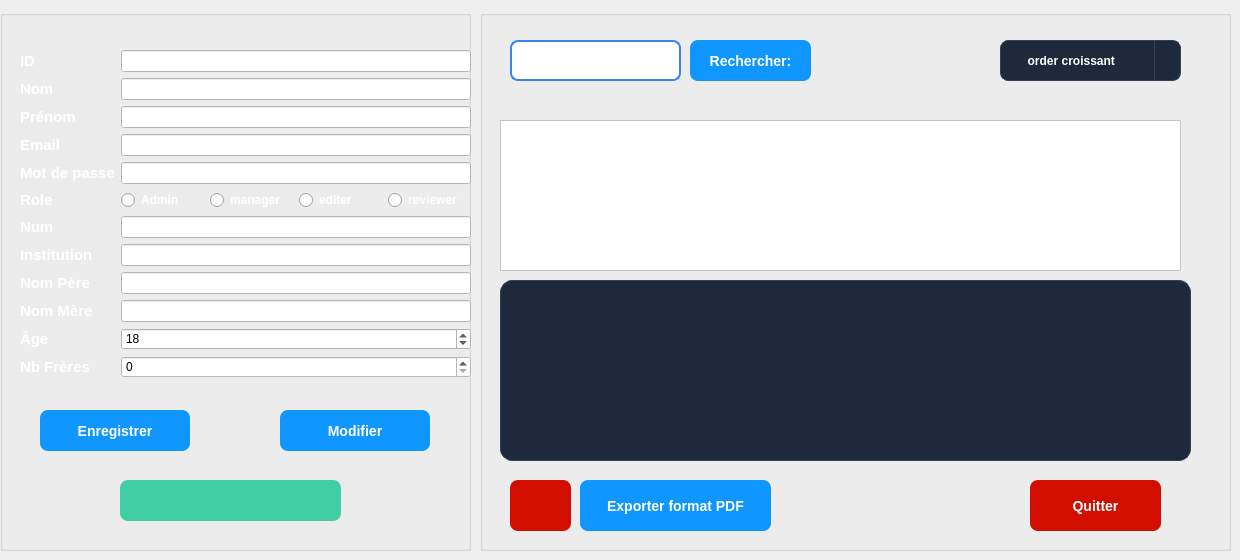
     <widget class="QWidget" name="stackedWidgetPage1">
      <widget class="QGroupBox" name="groupBox_Utilisateur_Form">
       <property name="geometry">
        <rect>
         <x>0</x>
         <y>10</y>
         <width>471</width>
         <height>541</height>
        </rect>
       </property>
       <property name="styleSheet">
        <string notr="true">background-color: rgb(0, 36, 168);
border: #A8D3F0;
/* Style pour tous les GroupBox */
QGroupBox {
    border: 2px solid #2c3e50; /* Couleur de la bordure */
    border-radius: 15px;      /* MÃªme arrondi que les boutons */
    margin-top: 20px;         /* Espace pour le titre en haut */
    font-weight: bold;
    color: #2c3e50;
}
/* Style spÃ©cifique pour le titre du GroupBox */
QGroupBox::title {
    subcontrol-origin: margin;
    subcontrol-position: top center; /* Place le titre en haut au centre */
    padding: 0 10px;
}</string>
       </property>
       <property name="title">
        <string/>
       </property>
       <widget class="QWidget" name="formLayoutWidget_Utilisateur">
        <property name="geometry">
         <rect>
          <x>20</x>
          <y>40</y>
          <width>451</width>
          <height>367</height>
         </rect>
        </property>
        <layout class="QFormLayout" name="formLayout_Utilisateur">
         <item row="0" column="0">
          <widget class="QLabel" name="label_ID_Utilisateur">
           <property name="text">
            <string>&lt;html&gt;&lt;head/&gt;&lt;body&gt;&lt;p&gt;&lt;span style=&quot; font-size:11pt; font-weight:700; color:#ffffff;&quot;&gt;ID&lt;/span&gt;&lt;/p&gt;&lt;/body&gt;&lt;/html&gt;</string>
           </property>
          </widget>
         </item>
         <item row="0" column="1">
          <widget class="QLineEdit" name="lineEdit_ID_Utilisateur">
           <property name="styleSheet">
            <string notr="true">background-color: rgb(255, 255, 255);</string>
           </property>
          </widget>
         </item>
         <item row="1" column="0">
          <widget class="QLabel" name="label_Nom_Utilisateur">
           <property name="text">
            <string>&lt;html&gt;&lt;head/&gt;&lt;body&gt;&lt;p&gt;&lt;span style=&quot; font-size:11pt; font-weight:700; color:#ffffff;&quot;&gt;Nom&lt;/span&gt;&lt;/p&gt;&lt;/body&gt;&lt;/html&gt;</string>
           </property>
          </widget>
         </item>
         <item row="1" column="1">
          <widget class="QLineEdit" name="lineEdit_Nom_Utilisateur">
           <property name="styleSheet">
            <string notr="true">background-color: rgb(255, 255, 255);</string>
           </property>
          </widget>
         </item>
         <item row="2" column="0">
          <widget class="QLabel" name="label_Prenom_Utilisateur">
           <property name="text">
            <string>&lt;html&gt;&lt;head/&gt;&lt;body&gt;&lt;p&gt;&lt;span style=&quot; font-size:11pt; font-weight:700; color:#ffffff;&quot;&gt;Prénom&lt;/span&gt;&lt;/p&gt;&lt;/body&gt;&lt;/html&gt;</string>
           </property>
          </widget>
         </item>
         <item row="2" column="1">
          <widget class="QLineEdit" name="lineEdit_Prenom_Utilisateur">
           <property name="styleSheet">
            <string notr="true">background-color: rgb(255, 255, 255);</string>
           </property>
          </widget>
         </item>
         <item row="3" column="0">
          <widget class="QLabel" name="label_Email_Utilisateur">
           <property name="text">
            <string>&lt;html&gt;&lt;head/&gt;&lt;body&gt;&lt;p&gt;&lt;span style=&quot; font-size:11pt; font-weight:700; color:#ffffff;&quot;&gt;Email&lt;/span&gt;&lt;/p&gt;&lt;/body&gt;&lt;/html&gt;</string>
           </property>
          </widget>
         </item>
         <item row="3" column="1">
          <widget class="QLineEdit" name="lineEdit_Email_Utilisateur">
           <property name="styleSheet">
            <string notr="true">background-color: rgb(255, 255, 255);</string>
           </property>
          </widget>
         </item>
         <item row="4" column="0">
          <widget class="QLabel" name="label_Mdp_Utilisateur">
           <property name="text">
            <string>&lt;html&gt;&lt;head/&gt;&lt;body&gt;&lt;p&gt;&lt;span style=&quot; font-size:11pt; font-weight:700; color:#ffffff;&quot;&gt;Mot de passe&lt;/span&gt;&lt;/p&gt;&lt;/body&gt;&lt;/html&gt;</string>
           </property>
          </widget>
         </item>
         <item row="4" column="1">
          <widget class="QLineEdit" name="lineEdit_Mdp_Utilisateur">
           <property name="styleSheet">
            <string notr="true">background-color: rgb(255, 255, 255);</string>
           </property>
           <property name="echoMode">
            <enum>QLineEdit::EchoMode::Password</enum>
           </property>
          </widget>
         </item>
         <item row="5" column="0">
          <widget class="QLabel" name="label_Role_Utilisateur">
           <property name="text">
            <string>&lt;html&gt;&lt;head/&gt;&lt;body&gt;&lt;p&gt;&lt;span style=&quot; font-size:11pt; font-weight:700; color:#ffffff;&quot;&gt;Role&lt;/span&gt;&lt;/p&gt;&lt;/body&gt;&lt;/html&gt;</string>
           </property>
          </widget>
         </item>
         <item row="5" column="1">
          <layout class="QHBoxLayout" name="horizontalLayout_Role">
           <item>
            <widget class="QRadioButton" name="radioButton_Admin_7">
             <property name="styleSheet">
              <string notr="true">color: white; font-weight: bold;</string>
             </property>
             <property name="text">
              <string>Admin</string>
             </property>
            </widget>
           </item>
           <item>
            <widget class="QRadioButton" name="radioButton_Admin_2">
             <property name="styleSheet">
              <string notr="true">color: white; font-weight: bold;</string>
             </property>
             <property name="text">
              <string>manager</string>
             </property>
            </widget>
           </item>
           <item>
            <widget class="QRadioButton" name="radioButton_Admin">
             <property name="styleSheet">
              <string notr="true">color: white; font-weight: bold;</string>
             </property>
             <property name="text">
              <string>editer</string>
             </property>
            </widget>
           </item>
           <item>
            <widget class="QRadioButton" name="radioButton_Chercheur">
             <property name="styleSheet">
              <string notr="true">color: white; font-weight: bold;</string>
             </property>
             <property name="text">
              <string>reviewer</string>
             </property>
            </widget>
           </item>
          </layout>
         </item>
         <item row="6" column="0">
          <widget class="QLabel" name="label_num">
           <property name="text">
            <string>&lt;html&gt;&lt;head/&gt;&lt;body&gt;&lt;p&gt;&lt;span style=&quot; font-size:11pt; font-weight:700; color:#ffffff;&quot;&gt;Num&lt;/span&gt;&lt;/p&gt;&lt;/body&gt;&lt;/html&gt;</string>
           </property>
          </widget>
         </item>
         <item row="6" column="1">
          <widget class="QLineEdit" name="lineEdit_Institution_Utilisateur_2">
           <property name="styleSheet">
            <string notr="true">background-color: rgb(255, 255, 255);</string>
           </property>
          </widget>
         </item>
         <item row="7" column="0">
          <widget class="QLabel" name="label_Institution">
           <property name="text">
            <string>&lt;html&gt;&lt;head/&gt;&lt;body&gt;&lt;p&gt;&lt;span style=&quot; font-size:11pt; font-weight:700; color:#ffffff;&quot;&gt;Institution&lt;/span&gt;&lt;/p&gt;&lt;/body&gt;&lt;/html&gt;</string>
           </property>
          </widget>
         </item>
         <item row="7" column="1">
          <widget class="QLineEdit" name="lineEdit_Institution_Utilisateur_3">
           <property name="styleSheet">
            <string notr="true">background-color: rgb(255, 255, 255);</string>
           </property>
          </widget>
         </item>
         <item row="8" column="0">
          <widget class="QLabel" name="label_Pere">
           <property name="text">
            <string>&lt;html&gt;&lt;head/&gt;&lt;body&gt;&lt;p&gt;&lt;span style=&quot; font-size:11pt; font-weight:700; color:#ffffff;&quot;&gt;Nom Père&lt;/span&gt;&lt;/p&gt;&lt;/body&gt;&lt;/html&gt;</string>
           </property>
          </widget>
         </item>
         <item row="8" column="1">
          <widget class="QLineEdit" name="lineEdit_Pere">
           <property name="styleSheet">
            <string notr="true">background-color: rgb(255, 255, 255);</string>
           </property>
          </widget>
         </item>
         <item row="9" column="0">
          <widget class="QLabel" name="label_Mere">
           <property name="text">
            <string>&lt;html&gt;&lt;head/&gt;&lt;body&gt;&lt;p&gt;&lt;span style=&quot; font-size:11pt; font-weight:700; color:#ffffff;&quot;&gt;Nom Mère&lt;/span&gt;&lt;/p&gt;&lt;/body&gt;&lt;/html&gt;</string>
           </property>
          </widget>
         </item>
         <item row="9" column="1">
          <widget class="QLineEdit" name="lineEdit_Mere">
           <property name="styleSheet">
            <string notr="true">background-color: rgb(255, 255, 255);</string>
           </property>
          </widget>
         </item>
         <item row="10" column="0">
          <widget class="QLabel" name="label_Age">
           <property name="text">
            <string>&lt;html&gt;&lt;head/&gt;&lt;body&gt;&lt;p&gt;&lt;span style=&quot; font-size:11pt; font-weight:700; color:#ffffff;&quot;&gt;Âge&lt;/span&gt;&lt;/p&gt;&lt;/body&gt;&lt;/html&gt;</string>
           </property>
          </widget>
         </item>
         <item row="10" column="1">
          <widget class="QSpinBox" name="spinBox_Age">
           <property name="styleSheet">
            <string notr="true">background-color: rgb(255, 255, 255);</string>
           </property>
           <property name="minimum">
            <number>1</number>
           </property>
           <property name="maximum">
            <number>120</number>
           </property>
           <property name="value">
            <number>18</number>
           </property>
          </widget>
         </item>
         <item row="11" column="0">
          <widget class="QLabel" name="label_Freres">
           <property name="text">
            <string>&lt;html&gt;&lt;head/&gt;&lt;body&gt;&lt;p&gt;&lt;span style=&quot; font-size:11pt; font-weight:700; color:#ffffff;&quot;&gt;Nb Frères&lt;/span&gt;&lt;/p&gt;&lt;/body&gt;&lt;/html&gt;</string>
           </property>
          </widget>
         </item>
         <item row="11" column="1">
          <widget class="QSpinBox" name="spinBox_Freres">
           <property name="styleSheet">
            <string notr="true">background-color: rgb(255, 255, 255);</string>
           </property>
           <property name="maximum">
            <number>50</number>
           </property>
          </widget>
         </item>
        </layout>
       </widget>
       <widget class="QPushButton" name="btn_Enregistrer_Utilisateur">
        <property name="geometry">
         <rect>
          <x>40</x>
          <y>400</y>
          <width>150</width>
          <height>41</height>
         </rect>
        </property>
        <property name="minimumSize">
         <size>
          <width>0</width>
          <height>0</height>
         </size>
        </property>
        <property name="styleSheet">
         <string notr="true">QPushButton {
    
    color: white;
    border: none;
    border-radius: 8px;
    padding: 8px 20px;
	
	 background-color: rgb(16, 151, 255);   /* normal state */
    font-size: 14px;
    font-weight: bold;
}

QPushButton:hover {
    background-color: #059669;   /* darker on hover */
}
</string>
        </property>
        <property name="text">
         <string>Enregistrer</string>
        </property>
       </widget>
       <widget class="QPushButton" name="modif_3">
        <property name="geometry">
         <rect>
          <x>280</x>
          <y>400</y>
          <width>150</width>
          <height>41</height>
         </rect>
        </property>
        <property name="styleSheet">
         <string notr="true">QPushButton {
   background-color: rgb(16, 151, 255);   /* normal state */
    color: white;
    border: none;
    border-radius: 8px;
    padding: 8px 20px;
    font-size: 14px;
    font-weight: bold;
}

QPushButton:hover {
    background-color: #059669;   /* darker on hover */
}
</string>
        </property>
        <property name="text">
         <string>Modifier</string>
        </property>
       </widget>
       <widget class="QPushButton" name="annulerajout_client_3">
        <property name="geometry">
         <rect>
          <x>120</x>
          <y>470</y>
          <width>221</width>
          <height>41</height>
         </rect>
        </property>
        <property name="styleSheet">
         <string notr="true">QPushButton {
    background-color: rgb(66, 206, 164);
    color: white;
    border: none;
    border-radius: 8px;
    padding: 8px 20px;
    font-size: 14px;
    font-weight: bold;
}
QPushButton:hover {
    background-color: rgb(140, 0, 0);
}</string>
        </property>
        <property name="text">
         <string/>
        </property>
        <property name="icon">
         <iconset theme="QIcon::ThemeIcon::EditClear"/>
        </property>
       </widget>
      </widget>
      <widget class="QGroupBox" name="groupBox_Session_List_6">
       <property name="geometry">
        <rect>
         <x>480</x>
         <y>10</y>
         <width>751</width>
         <height>541</height>
        </rect>
       </property>
       <property name="styleSheet">
        <string notr="true">background-color: rgb(0, 36, 168);
border: #A8D3F0;
/* Style pour tous les GroupBox */
QGroupBox {
    border: 2px solid #2c3e50; /* Couleur de la bordure */
    border-radius: 15px;      /* MÃªme arrondi que les boutons */
    margin-top: 20px;         /* Espace pour le titre en haut */
    font-weight: bold;
    color: #2c3e50;
}
/* Style spÃ©cifique pour le titre du GroupBox */
QGroupBox::title {
    subcontrol-origin: margin;
    subcontrol-position: top center; /* Place le titre en haut au centre */
    padding: 0 10px;
}</string>
       </property>
       <property name="title">
        <string/>
       </property>
       <widget class="QTableView" name="tableWidget_10">
        <property name="geometry">
         <rect>
          <x>20</x>
          <y>110</y>
          <width>681</width>
          <height>151</height>
         </rect>
        </property>
        <property name="styleSheet">
         <string notr="true">background-color: rgb(255, 255, 255);</string>
        </property>
       </widget>
       <widget class="QGroupBox" name="groupBox_Stats_Utilisateur">
        <property name="geometry">
         <rect>
          <x>20</x>
          <y>270</y>
          <width>691</width>
          <height>181</height>
         </rect>
        </property>
        <property name="styleSheet">
         <string notr="true">background-color: #1e293b; border: 1px solid #334155; border-radius: 12px; font-weight: bold;</string>
        </property>
        <property name="title">
         <string/>
        </property>
        <widget class="QLabel" name="label_Chart_Utilisateur">
         <property name="geometry">
          <rect>
           <x>10</x>
           <y>10</y>
           <width>670</width>
           <height>160</height>
          </rect>
         </property>
         <property name="styleSheet">
          <string notr="true">background-color: transparent; border: none;</string>
         </property>
         <property name="text">
          <string/>
         </property>
        </widget>
       </widget>
       <widget class="QPushButton" name="pushButton_supprimer_client_2">
        <property name="geometry">
         <rect>
          <x>30</x>
          <y>470</y>
          <width>61</width>
          <height>51</height>
         </rect>
        </property>
        <property name="styleSheet">
         <string notr="true">QPushButton {

	background-color: rgb(209, 14, 0);

	
    color: white;
    border: none;
    border-radius: 8px;
    padding: 8px 20px;
    font-size: 14px;
    font-weight: bold;
}

QPushButton:hover {
      /* darker on hover */
	background-color: rgb(209, 14, 0);
;
}
</string>
        </property>
        <property name="text">
         <string/>
        </property>
        <property name="icon">
         <iconset theme="QIcon::ThemeIcon::EditDelete"/>
        </property>
       </widget>
       <widget class="QPushButton" name="pushButton_pdfclient">
        <property name="geometry">
         <rect>
          <x>100</x>
          <y>470</y>
          <width>191</width>
          <height>51</height>
         </rect>
        </property>
        <property name="styleSheet">
         <string notr="true">QPushButton {
    background-color: rgb(16, 151, 255);
    color: white;
    border: none;
    border-radius: 8px;
    padding: 8px 20px;
    font-size: 14px;
    font-weight: bold;
}
QPushButton:hover {
    background-color: #059669;
}
</string>
        </property>
        <property name="text">
         <string>Exporter format PDF</string>
        </property>
       </widget>
       <widget class="QPushButton" name="quitterSession_7">
        <property name="geometry">
         <rect>
          <x>550</x>
          <y>470</y>
          <width>131</width>
          <height>51</height>
         </rect>
        </property>
        <property name="styleSheet">
         <string notr="true">QPushButton {

	background-color: rgb(209, 14, 0);
	
    color: white;
    border: none;
    border-radius: 8px;
    padding: 8px 20px;
    font-size: 14px;
    font-weight: bold;
}

QPushButton:hover {
      /* darker on hover */
	background-color: rgb(140, 0, 0);
}

</string>
        </property>
        <property name="text">
         <string>Quitter</string>
        </property>
       </widget>
       <widget class="QPushButton" name="pushButton_recherche_4">
        <property name="geometry">
         <rect>
          <x>210</x>
          <y>30</y>
          <width>121</width>
          <height>41</height>
         </rect>
        </property>
        <property name="styleSheet">
         <string notr="true">QPushButton {
    background-color: rgb(16, 151, 255);   /* normal state */
    color: white;
    border: none;
    border-radius: 8px;
    padding: 8px 20px;
    font-size: 14px;
    font-weight: bold;
}

QPushButton:hover {
    background-color: #059669;   /* darker on hover */
}
</string>
        </property>
        <property name="text">
         <string>Rechercher:</string>
        </property>
        <property name="icon">
         <iconset theme="QIcon::ThemeIcon::EditFind"/>
        </property>
       </widget>
       <widget class="QLineEdit" name="rechSession_7">
        <property name="geometry">
         <rect>
          <x>30</x>
          <y>30</y>
          <width>171</width>
          <height>41</height>
         </rect>
        </property>
        <property name="styleSheet">
         <string notr="true">QLineEdit {
    /* dark background */
	background-color: rgb(255, 255, 255);
    color: #1f2937;              /* typed text color */
    border: 2px solid #3b82f6;   /* blue border */
    border-radius: 8px;
    
    font-size: 14px;
}

QLineEdit::placeholder {
    color: white;                /* placeholder text color */
}
</string>
        </property>
       </widget>
       <widget class="QComboBox" name="comboBox_11">
        <property name="geometry">
         <rect>
          <x>520</x>
          <y>30</y>
          <width>181</width>
          <height>41</height>
         </rect>
        </property>
        <property name="palette">
         <palette>
          <active>
           <colorrole role="WindowText">
            <brush brushstyle="SolidPattern">
             <color alpha="255">
              <red>255</red>
              <green>255</green>
              <blue>255</blue>
             </color>
            </brush>
           </colorrole>
           <colorrole role="Button">
            <brush brushstyle="SolidPattern">
             <color alpha="255">
              <red>30</red>
              <green>41</green>
              <blue>59</blue>
             </color>
            </brush>
           </colorrole>
           <colorrole role="Light">
            <brush brushstyle="SolidPattern">
             <color alpha="255">
              <red>255</red>
              <green>255</green>
              <blue>255</blue>
             </color>
            </brush>
           </colorrole>
           <colorrole role="Midlight">
            <brush brushstyle="SolidPattern">
             <color alpha="255">
              <red>255</red>
              <green>255</green>
              <blue>255</blue>
             </color>
            </brush>
           </colorrole>
           <colorrole role="Dark">
            <brush brushstyle="SolidPattern">
             <color alpha="255">
              <red>127</red>
              <green>127</green>
              <blue>127</blue>
             </color>
            </brush>
           </colorrole>
           <colorrole role="Mid">
            <brush brushstyle="SolidPattern">
             <color alpha="255">
              <red>170</red>
              <green>170</green>
              <blue>170</blue>
             </color>
            </brush>
           </colorrole>
           <colorrole role="Text">
            <brush brushstyle="SolidPattern">
             <color alpha="255">
              <red>255</red>
              <green>255</green>
              <blue>255</blue>
             </color>
            </brush>
           </colorrole>
           <colorrole role="BrightText">
            <brush brushstyle="SolidPattern">
             <color alpha="255">
              <red>255</red>
              <green>255</green>
              <blue>255</blue>
             </color>
            </brush>
           </colorrole>
           <colorrole role="ButtonText">
            <brush brushstyle="SolidPattern">
             <color alpha="255">
              <red>255</red>
              <green>255</green>
              <blue>255</blue>
             </color>
            </brush>
           </colorrole>
           <colorrole role="Base">
            <brush brushstyle="SolidPattern">
             <color alpha="255">
              <red>30</red>
              <green>41</green>
              <blue>59</blue>
             </color>
            </brush>
           </colorrole>
           <colorrole role="Window">
            <brush brushstyle="SolidPattern">
             <color alpha="255">
              <red>30</red>
              <green>41</green>
              <blue>59</blue>
             </color>
            </brush>
           </colorrole>
           <colorrole role="Shadow">
            <brush brushstyle="SolidPattern">
             <color alpha="255">
              <red>0</red>
              <green>0</green>
              <blue>0</blue>
             </color>
            </brush>
           </colorrole>
           <colorrole role="AlternateBase">
            <brush brushstyle="SolidPattern">
             <color alpha="255">
              <red>255</red>
              <green>255</green>
              <blue>255</blue>
             </color>
            </brush>
           </colorrole>
           <colorrole role="ToolTipBase">
            <brush brushstyle="SolidPattern">
             <color alpha="255">
              <red>255</red>
              <green>255</green>
              <blue>220</blue>
             </color>
            </brush>
           </colorrole>
           <colorrole role="ToolTipText">
            <brush brushstyle="SolidPattern">
             <color alpha="255">
              <red>0</red>
              <green>0</green>
              <blue>0</blue>
             </color>
            </brush>
           </colorrole>
           <colorrole role="PlaceholderText">
            <brush brushstyle="SolidPattern">
             <color alpha="128">
              <red>255</red>
              <green>255</green>
              <blue>255</blue>
             </color>
            </brush>
           </colorrole>
           <colorrole role="Accent">
            <brush brushstyle="SolidPattern">
             <color alpha="255">
              <red>255</red>
              <green>255</green>
              <blue>255</blue>
             </color>
            </brush>
           </colorrole>
          </active>
          <inactive>
           <colorrole role="WindowText">
            <brush brushstyle="SolidPattern">
             <color alpha="255">
              <red>255</red>
              <green>255</green>
              <blue>255</blue>
             </color>
            </brush>
           </colorrole>
           <colorrole role="Button">
            <brush brushstyle="SolidPattern">
             <color alpha="255">
              <red>30</red>
              <green>41</green>
              <blue>59</blue>
             </color>
            </brush>
           </colorrole>
           <colorrole role="Light">
            <brush brushstyle="SolidPattern">
             <color alpha="255">
              <red>255</red>
              <green>255</green>
              <blue>255</blue>
             </color>
            </brush>
           </colorrole>
           <colorrole role="Midlight">
            <brush brushstyle="SolidPattern">
             <color alpha="255">
              <red>255</red>
              <green>255</green>
              <blue>255</blue>
             </color>
            </brush>
           </colorrole>
           <colorrole role="Dark">
            <brush brushstyle="SolidPattern">
             <color alpha="255">
              <red>127</red>
              <green>127</green>
              <blue>127</blue>
             </color>
            </brush>
           </colorrole>
           <colorrole role="Mid">
            <brush brushstyle="SolidPattern">
             <color alpha="255">
              <red>170</red>
              <green>170</green>
              <blue>170</blue>
             </color>
            </brush>
           </colorrole>
           <colorrole role="Text">
            <brush brushstyle="SolidPattern">
             <color alpha="255">
              <red>255</red>
              <green>255</green>
              <blue>255</blue>
             </color>
            </brush>
           </colorrole>
           <colorrole role="BrightText">
            <brush brushstyle="SolidPattern">
             <color alpha="255">
              <red>255</red>
              <green>255</green>
              <blue>255</blue>
             </color>
            </brush>
           </colorrole>
           <colorrole role="ButtonText">
            <brush brushstyle="SolidPattern">
             <color alpha="255">
              <red>255</red>
              <green>255</green>
              <blue>255</blue>
             </color>
            </brush>
           </colorrole>
           <colorrole role="Base">
            <brush brushstyle="SolidPattern">
             <color alpha="255">
              <red>30</red>
              <green>41</green>
              <blue>59</blue>
             </color>
            </brush>
           </colorrole>
           <colorrole role="Window">
            <brush brushstyle="SolidPattern">
             <color alpha="255">
              <red>30</red>
              <green>41</green>
              <blue>59</blue>
             </color>
            </brush>
           </colorrole>
           <colorrole role="Shadow">
            <brush brushstyle="SolidPattern">
             <color alpha="255">
              <red>0</red>
              <green>0</green>
              <blue>0</blue>
             </color>
            </brush>
           </colorrole>
           <colorrole role="AlternateBase">
            <brush brushstyle="SolidPattern">
             <color alpha="255">
              <red>255</red>
              <green>255</green>
              <blue>255</blue>
             </color>
            </brush>
           </colorrole>
           <colorrole role="ToolTipBase">
            <brush brushstyle="SolidPattern">
             <color alpha="255">
              <red>255</red>
              <green>255</green>
              <blue>220</blue>
             </color>
            </brush>
           </colorrole>
           <colorrole role="ToolTipText">
            <brush brushstyle="SolidPattern">
             <color alpha="255">
              <red>0</red>
              <green>0</green>
              <blue>0</blue>
             </color>
            </brush>
           </colorrole>
           <colorrole role="PlaceholderText">
            <brush brushstyle="SolidPattern">
             <color alpha="128">
              <red>255</red>
              <green>255</green>
              <blue>255</blue>
             </color>
            </brush>
           </colorrole>
           <colorrole role="Accent">
            <brush brushstyle="SolidPattern">
             <color alpha="255">
              <red>255</red>
              <green>255</green>
              <blue>255</blue>
             </color>
            </brush>
           </colorrole>
          </inactive>
          <disabled>
           <colorrole role="WindowText">
            <brush brushstyle="SolidPattern">
             <color alpha="255">
              <red>255</red>
              <green>255</green>
              <blue>255</blue>
             </color>
            </brush>
           </colorrole>
           <colorrole role="Button">
            <brush brushstyle="SolidPattern">
             <color alpha="255">
              <red>30</red>
              <green>41</green>
              <blue>59</blue>
             </color>
            </brush>
           </colorrole>
           <colorrole role="Light">
            <brush brushstyle="SolidPattern">
             <color alpha="255">
              <red>255</red>
              <green>255</green>
              <blue>255</blue>
             </color>
            </brush>
           </colorrole>
           <colorrole role="Midlight">
            <brush brushstyle="SolidPattern">
             <color alpha="255">
              <red>255</red>
              <green>255</green>
              <blue>255</blue>
             </color>
            </brush>
           </colorrole>
           <colorrole role="Dark">
            <brush brushstyle="SolidPattern">
             <color alpha="255">
              <red>127</red>
              <green>127</green>
              <blue>127</blue>
             </color>
            </brush>
           </colorrole>
           <colorrole role="Mid">
            <brush brushstyle="SolidPattern">
             <color alpha="255">
              <red>170</red>
              <green>170</green>
              <blue>170</blue>
             </color>
            </brush>
           </colorrole>
           <colorrole role="Text">
            <brush brushstyle="SolidPattern">
             <color alpha="255">
              <red>255</red>
              <green>255</green>
              <blue>255</blue>
             </color>
            </brush>
           </colorrole>
           <colorrole role="BrightText">
            <brush brushstyle="SolidPattern">
             <color alpha="255">
              <red>255</red>
              <green>255</green>
              <blue>255</blue>
             </color>
            </brush>
           </colorrole>
           <colorrole role="ButtonText">
            <brush brushstyle="SolidPattern">
             <color alpha="255">
              <red>255</red>
              <green>255</green>
              <blue>255</blue>
             </color>
            </brush>
           </colorrole>
           <colorrole role="Base">
            <brush brushstyle="SolidPattern">
             <color alpha="255">
              <red>30</red>
              <green>41</green>
              <blue>59</blue>
             </color>
            </brush>
           </colorrole>
           <colorrole role="Window">
            <brush brushstyle="SolidPattern">
             <color alpha="255">
              <red>30</red>
              <green>41</green>
              <blue>59</blue>
             </color>
            </brush>
           </colorrole>
           <colorrole role="Shadow">
            <brush brushstyle="SolidPattern">
             <color alpha="255">
              <red>0</red>
              <green>0</green>
              <blue>0</blue>
             </color>
            </brush>
           </colorrole>
           <colorrole role="AlternateBase">
            <brush brushstyle="SolidPattern">
             <color alpha="255">
              <red>255</red>
              <green>255</green>
              <blue>255</blue>
             </color>
            </brush>
           </colorrole>
           <colorrole role="ToolTipBase">
            <brush brushstyle="SolidPattern">
             <color alpha="255">
              <red>255</red>
              <green>255</green>
              <blue>220</blue>
             </color>
            </brush>
           </colorrole>
           <colorrole role="ToolTipText">
            <brush brushstyle="SolidPattern">
             <color alpha="255">
              <red>0</red>
              <green>0</green>
              <blue>0</blue>
             </color>
            </brush>
           </colorrole>
           <colorrole role="PlaceholderText">
            <brush brushstyle="SolidPattern">
             <color alpha="128">
              <red>255</red>
              <green>255</green>
              <blue>255</blue>
             </color>
            </brush>
           </colorrole>
           <colorrole role="Accent">
            <brush brushstyle="SolidPattern">
             <color alpha="255">
              <red>255</red>
              <green>255</green>
              <blue>255</blue>
             </color>
            </brush>
           </colorrole>
          </disabled>
         </palette>
        </property>
        <property name="styleSheet">
         <string notr="true">QComboBox {
    background-color: #1e293b;
    border: 1px solid #334155;
    border-radius: 8px;
    padding: 2px 10px;
    color: white;
    font-weight: bold;
}
QComboBox:hover {
    border: 1px solid #3b82f6;
}
QComboBox::drop-down {
    subcontrol-origin: padding;
    subcontrol-position: top right;
    width: 25px;
    border-left: 1px solid #334155;
    border-top-right-radius: 8px;
    border-bottom-right-radius: 8px;
}
QComboBox QAbstractItemView {
    background-color: #1e293b;
    border: 1px solid #3b82f6;
    selection-background-color: #3b82f6;
    selection-color: white;
    color: white;
}</string>
        </property>
        <item>
         <property name="text">
          <string>     order croissant</string>
         </property>
        </item>
        <item>
         <property name="text">
          <string>     order decroissant</string>
         </property>
        </item>
       </widget>
      </widget>
     </widget>
